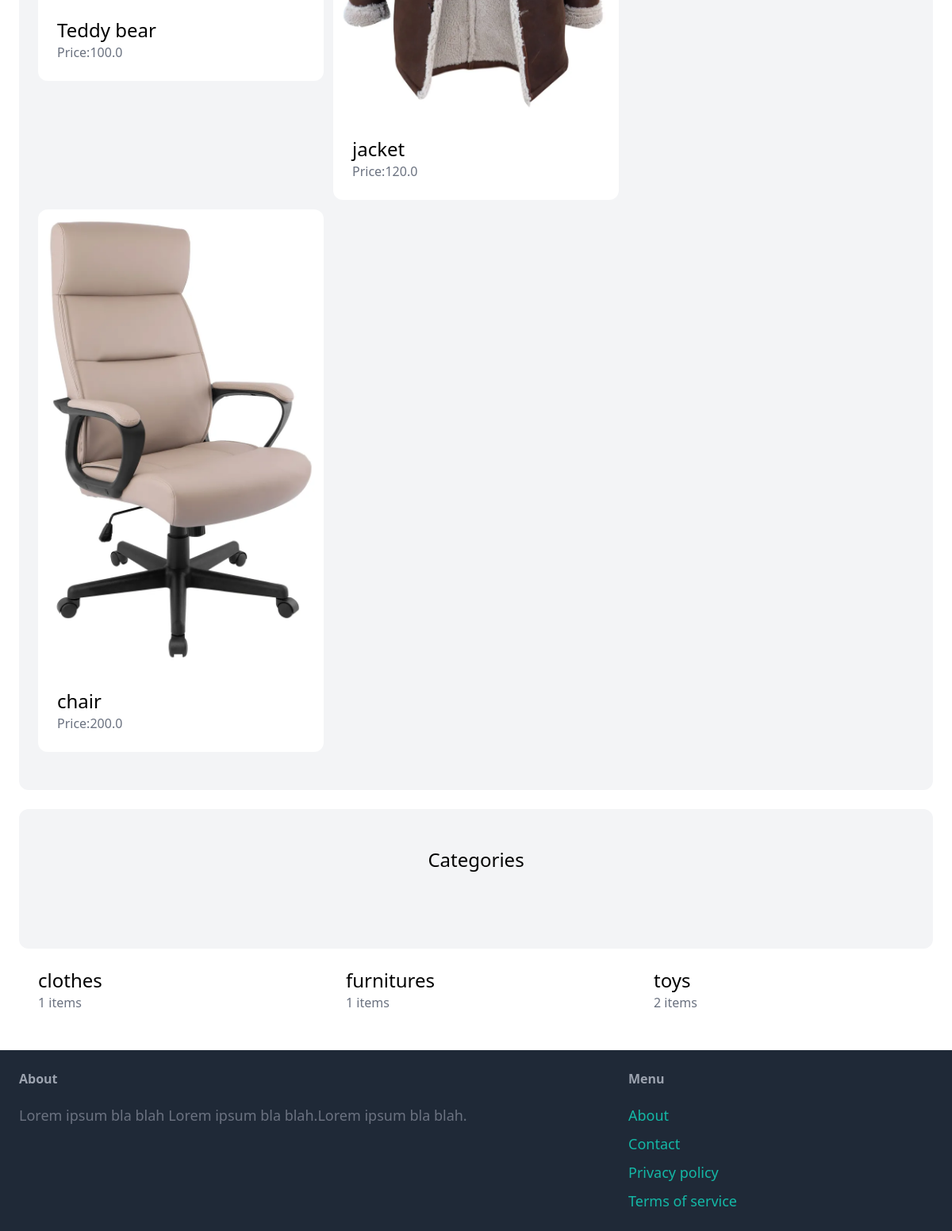
/ (lower part), run on an earlier commit of the app's database.
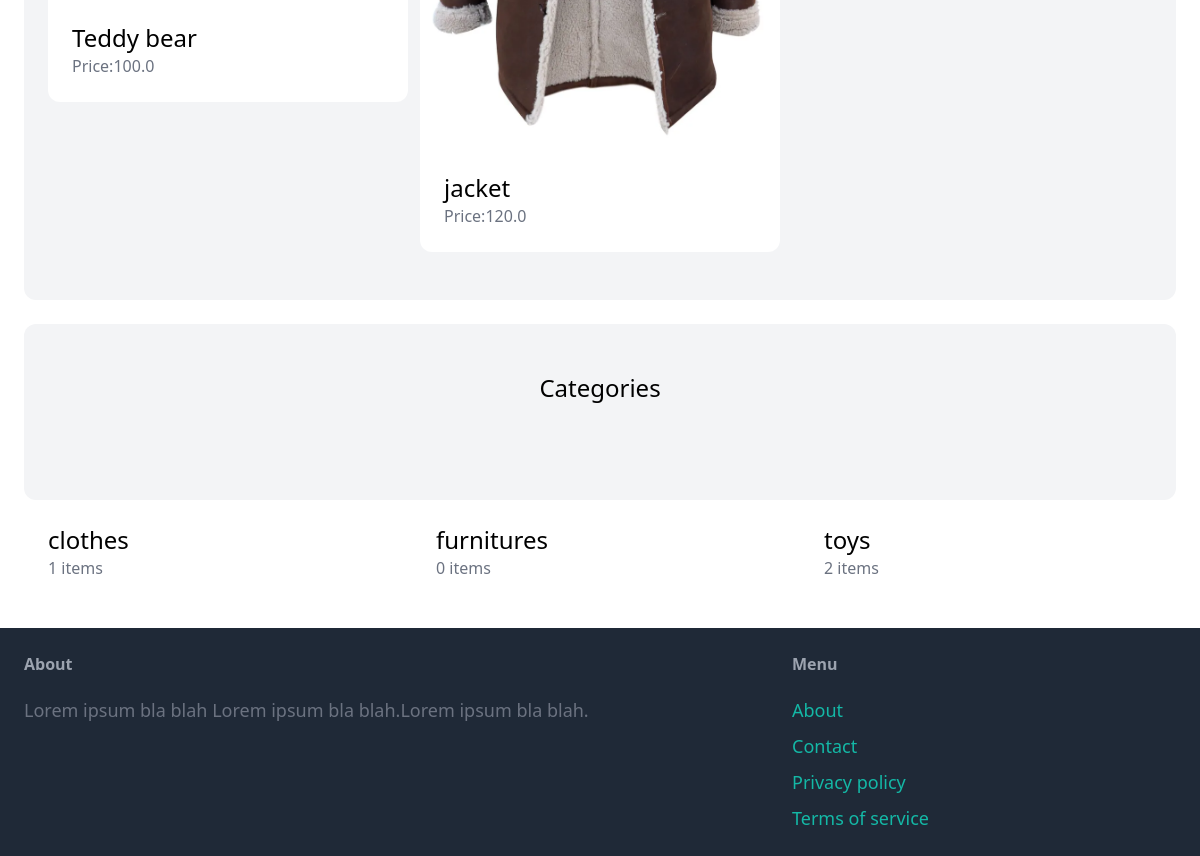
And on a later commit of the database.
### item/models.py (models this page shows, shortened)
class Item(models.Model):
	category = models.ForeignKey(Category, related_name='items',on_delete=models.CASCADE)
	name = models.CharField(max_length=255)
	description = models.TextField(blank=True,null=True)
	price = models.FloatField()
	image = models.ImageField(upload_to="item_images/",blank=True,null=True)
	is_sold = models.BooleanField(default=False)
	created_by = models.ForeignKey(User, related_name='items',on_delete=models.CASCADE)
	created_at = models.DateTimeField(auto_now_add=True)

class Category(models.Model):
	name = models.CharField(max_length=255)
	class Meta:
		ordering = ('name',)
		verbose_name_plural = 'Categories'

### core/views.py (the view)
# urls.py: path('',views.index, name='index'),
def index(request):
	items = Item.objects.filter(is_sold=False)[0:6]
	categories = Category.objects.all()
	return render(request, 'core/index.html', {
		'categories': categories,
		'items': items,
		})

### core/templates/core/index.html (shortened to what this page needs)
{% extends 'core/base.html' %}
{% block content %}
	<div class ="mt-6 px-6 py-12 bg-gray-100 rounded-xl">
		<div class="grid grid-cols-3 gap-3">
			{% for item in items %}
				<div>
					<a href="{% url 'item:detail' item.id %}">
						<div>
							<img src="{{ item.image.url }}" class="rounded-t-xl">
						</div>
						<div class ="p-6 bg-white rounded-b-xl">
							<h2 class="text-2xl">{{ item.name }}</h2>
							<p class="text-gray-500">Price:{{ item.price }}</p>
						</div>
					</a>
				</div>
			{% endfor %}
		</div>
	</div>
	<div class ="mt-6 px-6 py-12 bg-gray-100 rounded-xl">
		<h2 class="mb-12 text-2xl text-center"> Categories</h2>
	</div>
	<div class="grid grid-cols-3 gap-3">
		{% for category in categories %}
		<div>
			<a href="#">
				<div class ="p-6 bg-white rounded-b-xl">
					<h2 class="text-2xl">{{ category.name }}</h2>
					<p class="text-gray-500">{{ category.items.count }} items</p>
				</div>
			</a>
		</div>
		{% endfor %}
	</div>
{% endblock %}

What changed in the data, as far as the page shows it:
removed Item: image (picture), name "chair", price "200.0"
computed for Category "furnitures": items.count "1" → "0"
